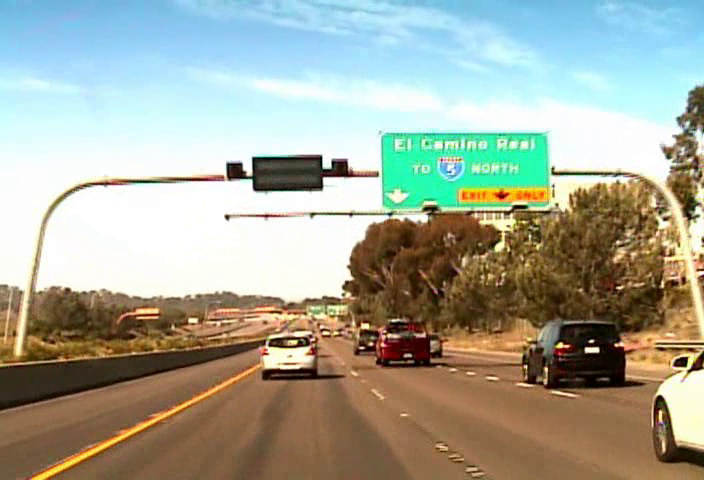
#> input picture frame 30 of dataset/april21.avi, 704 x 480 px, given in place of cars.mp4, which was not available
$ python car_angle.py
#> lines starting #> are read from the running program, lines starting #| are printed output that depends on the picture; after the words box and inside, x2 and y2 are one past the last pixel; in counts of white or black regions, pixels touching at a corner belong together; pictures that were not available may be replaced by others from this repository, and a replacement may not be noted
import numpy as np
import cv2


cap = cv2.VideoCapture("dataset/cars.mp4")

while(True):
  # Capture frame-by-frame
   ret, frame = cap.read()
#> frame is the input picture: shape (480, 704, 3); mean B, G, R 152.4, 167.5, 164.3

   # Our operations on the frame come here
   gray = cv2.cvtColor(frame, cv2.COLOR_BGR2GRAY)
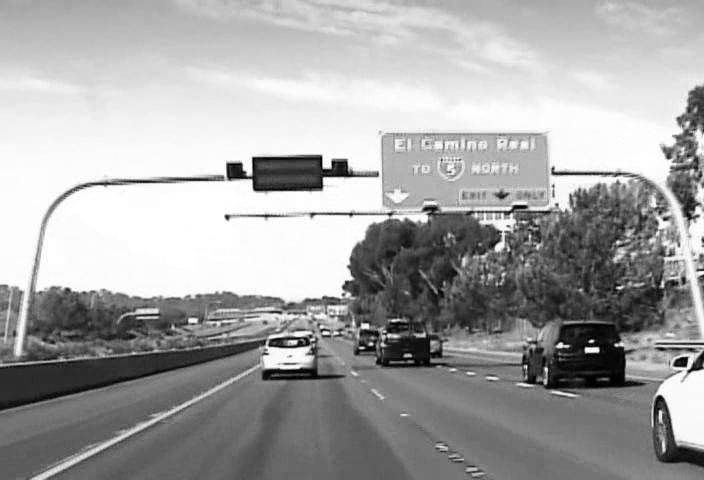
#> gray: shape (480, 704); min 0, max 255, mean 164.7
   blur = cv2.GaussianBlur(gray,(5,5),0)
   ret, thresh_img = cv2.threshold(blur,91,255,cv2.THRESH_BINARY)
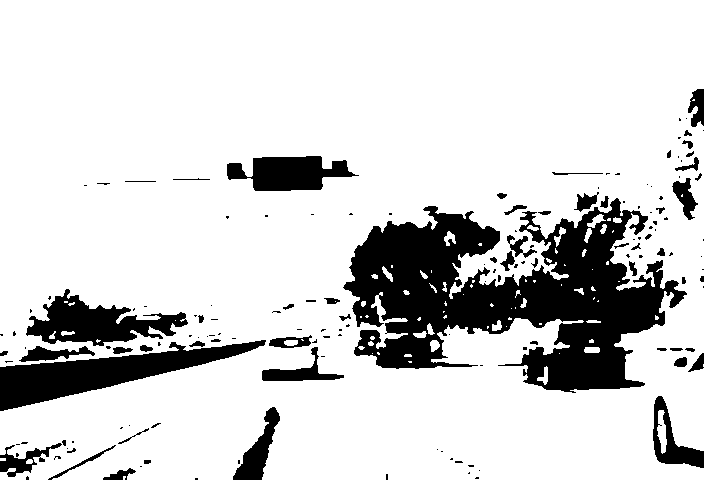
#> thresh_img: shape (480, 704); 83% white; 157 black regions (98 under 20 px)
   contours =  cv2.findContours(thresh_img,cv2.RETR_TREE,cv2.CHAIN_APPROX_SIMPLE)[-2]
#> contours = 236 contours, 154 with area under 20; largest, box (x1, y1, x2, y2) and area: (0, 0, 704, 480) 324536, (342, 197, 688, 394) 36756, (25, 288, 189, 347) 4692, (226, 155, 360, 192) 3134, (261, 346, 345, 382) 988
   for c in contours:
    cv2.drawContours(frame, [c], -1, (0,255,0), 3)

    # Display the resulting frame
    cv2.imshow('frame',frame)
    if cv2.waitKey(1) & 0xFF == ord('q'):
        break
#> this loop made 1 pass; (key q is pressed on pass 1)

# When everything done, release the capture
cap.release()
cv2.destroyAllWindows()

$ run again, starting later in the video
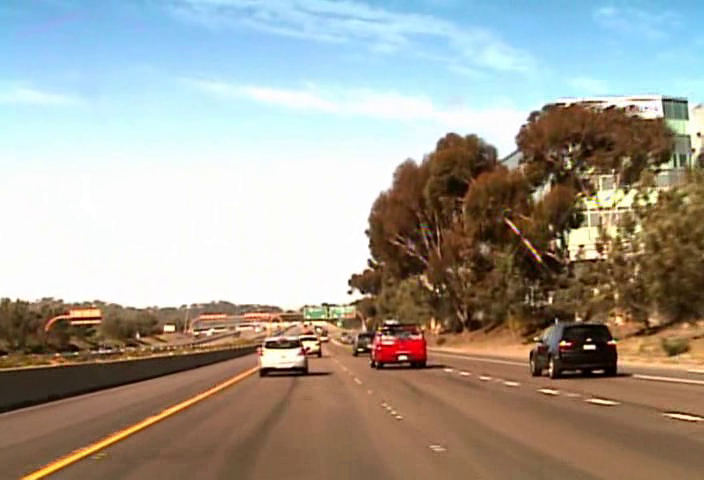
#> input picture frame 135 of dataset/april21.avi, 704 x 480 px, given in place of cars.mp4, which was not available
#> frame is the input picture: shape (480, 704, 3); mean B, G, R 150, 159.3, 163.6
#> `gray = cv2.cvtColor(frame, cv2.COLOR_BGR2GRAY)`:
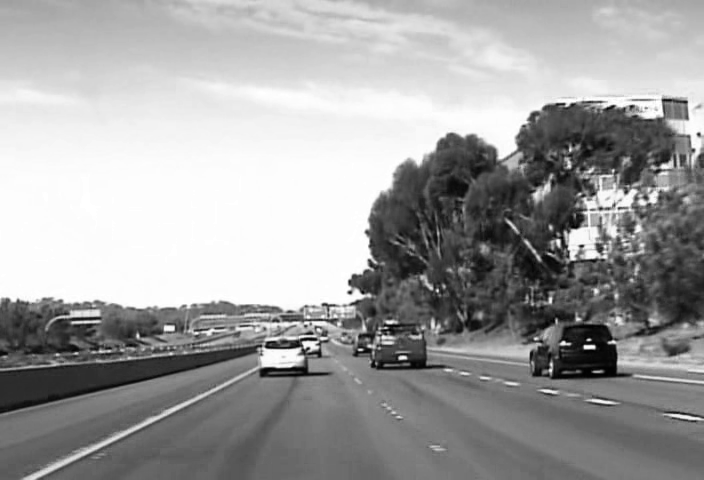
#> gray: shape (480, 704); min 0, max 255, mean 159.5
#> `ret, thresh_img = cv2.threshold(blur,91,255,cv2.THRESH_BINARY)`:
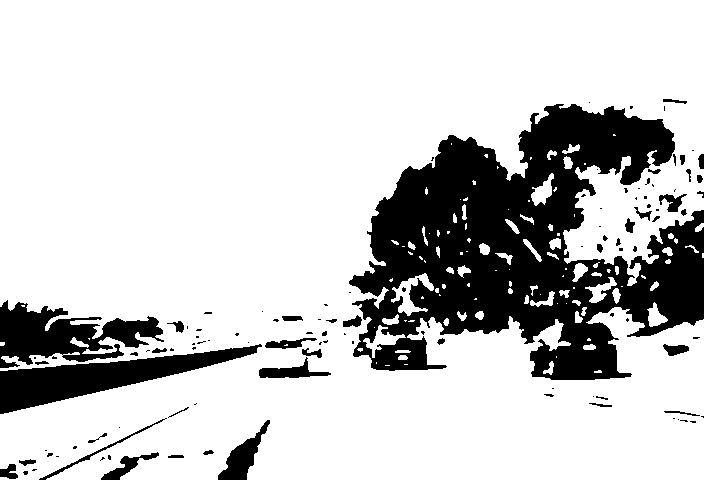
#> thresh_img: shape (480, 704); 79.1% white; 112 black regions (69 under 20 px)
#> contours = 227 contours, 137 with area under 20; largest, box (x1, y1, x2, y2) and area: (0, 0, 704, 480) 262130, (258, 356, 332, 379) 693, (391, 273, 434, 316) 593, (363, 325, 406, 358) 360, (264, 337, 318, 350) 343
#> the loop `for c in contours:` made 1 pass; (key q is pressed on pass 1)

$ run again, starting later in the video
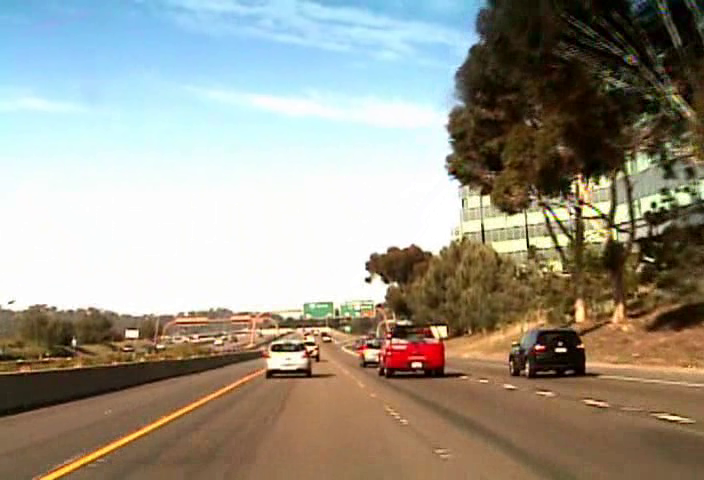
#> input picture frame 240 of dataset/april21.avi, 704 x 480 px, given in place of cars.mp4, which was not available
#> frame is the input picture: shape (480, 704, 3); mean B, G, R 138.2, 150.8, 155
#> `gray = cv2.cvtColor(frame, cv2.COLOR_BGR2GRAY)`:
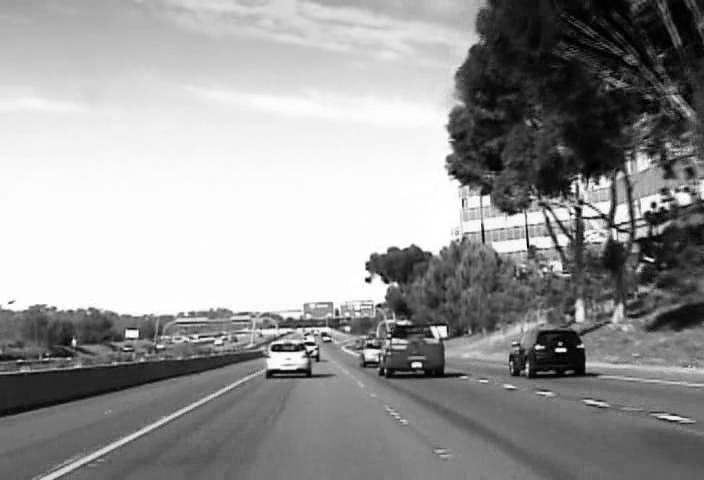
#> gray: shape (480, 704); min 0, max 255, mean 150.6
#> `ret, thresh_img = cv2.threshold(blur,91,255,cv2.THRESH_BINARY)`:
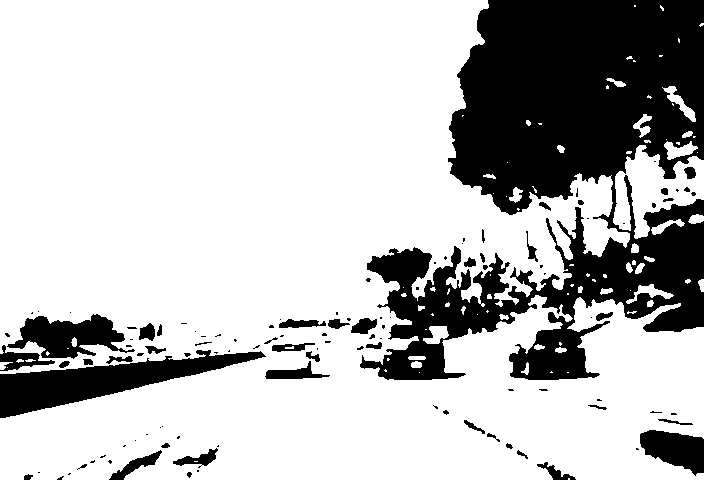
#> thresh_img: shape (480, 704); 74.7% white; 114 black regions (69 under 20 px)
#> contours = 206 contours, 126 with area under 20; largest, box (x1, y1, x2, y2) and area: (0, 0, 704, 480) 248544, (613, 145, 704, 239) 4344, (6, 313, 136, 360) 3280, (264, 360, 331, 380) 576, (172, 447, 219, 467) 404
#> the loop `for c in contours:` made 1 pass; (key q is pressed on pass 1)
#> c on pass 1: [[568, 478], [568, 479], [569, 479], [569, 478]]
